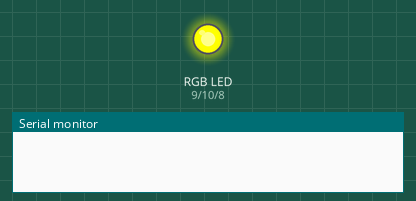
Simulated run of this sketch. Board: Arduino Uno, built with avr-gcc and run on an emulated ATmega328P. Parts: an RGB LED mixed from three pins (HIGH = lit), the last lines printed to the serial monitor.

Above: at 0.05 s.
At 6.46 s:
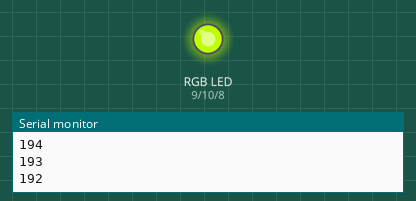
At 13.17 s:
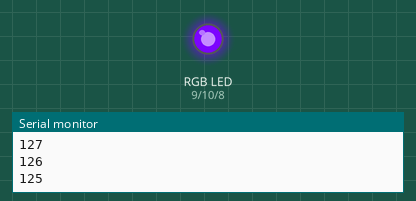
At 19.98 s:
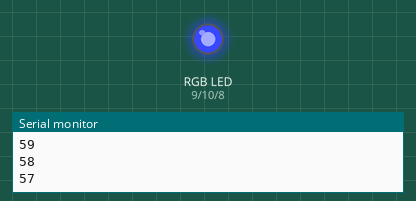
At 25.59 s:
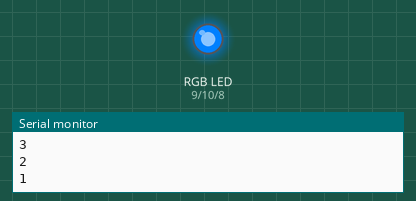
At 39.93 s:
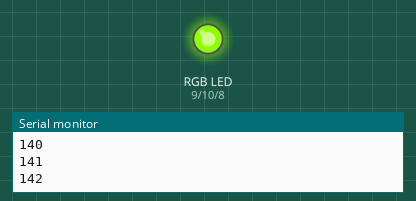
Timing chart, 0 to 40.0 s (numbered marks = the images above):
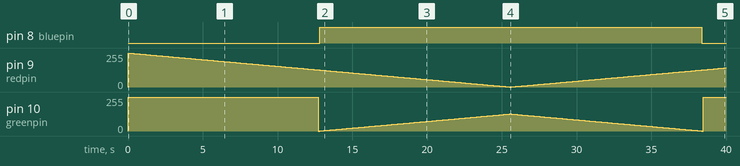

The sketch:

RGB.ino
```cpp
//KY016 3-color LED module
int redpin = 9; // select the pin for the red LED
int bluepin = 8; // select the pin for the blue LED
int greenpin = 10 ;// select the pin for the green LED
int val;
void setup () {
  pinMode (redpin, OUTPUT);
  pinMode (bluepin, OUTPUT);
  pinMode (greenpin, OUTPUT);
  Serial.begin (9600);
}
void loop ()
{
  for (val = 255; val> 0; val --)
  {
    analogWrite (9, val);
    analogWrite (8, 255-val);
    analogWrite (10, 128-val);
    delay (100);
    Serial.println (val, DEC);
  }
  for (val = 0; val <255; val ++)
  {
    analogWrite (9, val);
    analogWrite (8, 255-val);
    analogWrite (10, 128-val);
    delay (100);
    Serial.println (val, DEC);
  }
}
```

Measured:
- by itself, pin 8 (bluepin): LOW → HIGH at 12.8 s, → LOW 25.5 s later
- by itself, pin 10 (greenpin): 0/255 → 255/255 at 0.00 s, → 0/255 12.7 s later, → 1/255 0.10 s later, → 2/255 0.10 s later, … (259 changes in this stretch)
- by itself, pin 9 (redpin): 0/255 → 255/255 at 0.00 s, → 254/255 0.10 s later, → 253/255 0.10 s later, → 252/255 0.10 s later, … (400 changes in this stretch)
